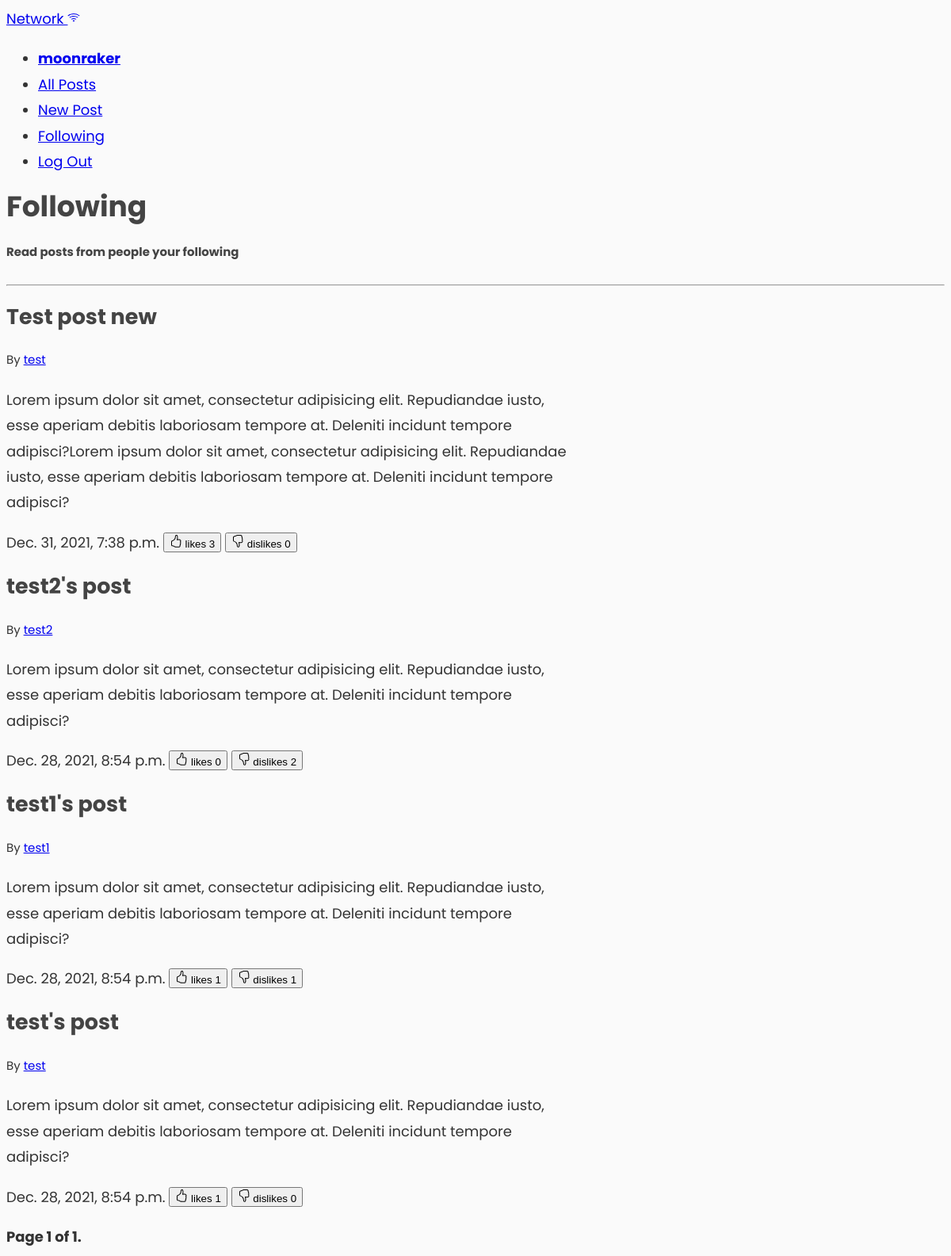
Page /following (signed in) on the committed database.
### network/models.py (models this page shows, shortened)
class User(AbstractUser):
    __tablename__ = "user"

class Posts(models.Model):
    __tablename__ = "posts"
    user_id = models.ForeignKey(User, on_delete=models.CASCADE, related_name="posts")
    title = models.CharField(max_length=255)
    content = models.TextField()
    created_at = models.DateTimeField(auto_now_add=True)
    updated_at = models.DateTimeField(auto_now=True)
    slug = models.CharField(max_length=255)
    class Meta:
        verbose_name_plural = "Posts"
        ordering = ["-created_at"]

### network/views.py (the view)
# urls.py: path("following", views.following, name="following"),
def following(request):
    obj = Followers.objects.filter(following_user_id=request.user.id).all()
    following_id = []
    for item in obj:
        following_id.append(item.user_id.id)
    user = request.user
    post_obj = Posts.objects.filter(user_id__in=following_id)
    paginator = Paginator(post_obj, 4)
    page_number = request.GET.get("page")
    page_obj = paginator.get_page(page_number)
    context = {
        "user": request.user,
        "page_obj": page_obj,
        "post_obj": post_obj,
    }
    return render(request, "network/following.html", context=context)

### network/templatetags/get_dislikes.py (called while the page is built)
@register.filter
def get_dislikes(post):
    return Dislikes.objects.filter(post_id=post.id).count()

### network/templatetags/get_likes.py (called while the page is built)
@register.filter
def get_likes(post):
    return Likes.objects.filter(post_id=post.id).count()

### network/views.py (called while the page is built)
def posts(request):
    return {"posts": Posts.objects.all().order_by("-created_at")}

### network/templates/network/following.html (shortened to what this page needs)
{% extends "network/layout.html" %}
{% load static %}
{% load get_likes %}
{% load get_dislikes %}
{% block body %}
<div class="container vstack">
    <h1 class="display-6 my-3 mx-auto">Following</h1>
    <h5 class="text-muted text-center">Read posts from people your following</h5>
    <hr />
    {% for post in page_obj %}
    <div class="card  post mt-3 p-3 bg-light border mx-auto shadow">
        <h2 class="card-title card-header text-center">{{ post.title }}</h2>
        <small>
            <p class="text-muted  text-center">
                By <a href="profile/{{ post.user_id.username }}" class="link-secondary"> {{ post.user_id.username }}</a>
            </p>
        </small>
        <div class="card-body mb-2">
            <p class="card-text mb-2">{{ post.content }}</p>
            <p class="card-text text-muted small text-center">
                <span>
                    {{ post.created_at }}
                    <button class="btn btn-outline-secondary btn-sm ms-auto like" data-postid="{{ post.id }}"
                        data-likeId="{{ post.id }}">
                        likes {{ post|get_likes }}
                    </button>
                    <button class="btn btn-outline-secondary btn-sm ms-auto dislike" data-postid="{{ post.id }}"
                        data-dislikeId="{{ post.id }}">
                        dislikes {{ post|get_dislikes }}
                    </button>
                </span>
            </p>
        </div>
    </div>
    {% endfor %}
</div>
<div class="row">
    <div class="col-12 text-center bold-text">
        <span class="step-links"><strong>
                <span class="current">
                    Page {{ page_obj.number }} of {{ page_obj.paginator.num_pages }}.
                </span>
            </strong></span>
    </div>
</div>
{% endblock body %}

### network/templates/network/layout.html (shortened to what this page needs)
{% load static %}
<!DOCTYPE html>
<html lang="en">
    <head>
        <link href="https://cdn.jsdelivr.net/npm/bootstrap@5.1.3/dist/css/bootstrap.min.css" rel="stylesheet"integrity="sha384-1BmE4kWBq78iYhFldvKuhfTAU6auU8tT94WrHftjDbrCEXSU1oBoqyl2QvZ6jIW3">
        <link href="{% static 'styles.css' %}" rel="stylesheet">
    </head>
    <body class="bg-light bg-gradient bg-opacity-10">
        <nav class="navbar navbar-expand-lg navbar-dark bg-secondary bg-gradient">
            <a class="navbar-brand fs-2" href="#">Network
            </a>
            <div>
              <ul class="navbar-nav mr-auto nav-pills">
                {% if user.is_authenticated %}
                    <li class="nav-item">
                        <a class="nav-link" href="#"><strong>{{ user.username }}</strong></a>
                    </li>
                {% endif %}
                <li class="nav-item">
                  <a class="nav-link" href="{% url 'index' %}">All Posts</a>
                </li>
                {% if user.is_authenticated %}
                    <li class="nav-item">
                        <a class="nav-link" href="{% url 'new_post' %}">New Post</a>
                    </li>
                    <li class="nav-item">
                        <a class="nav-link" href="{% url 'following' %}">Following</a>
                    </li>
                    <li class="nav-item">
                        <a class="nav-link" href="{% url 'logout' %}">Log Out</a>
                    </li>
                {% endif %}
              </ul>
            </div>
          </nav>
            {% block body %}
            {% endblock body %}
    </body>
</html>

### network/static/styles.css (style rules this page uses)
body { background: #fafafa; color: #333333; line-height: 1.8em; font-family: 'Poppins', sans-serif; font-size: 18px; }
h1, h2, h3, h4, h5, h6 { color: #444444; }
.post { min-height: 30vh; max-width: 60vw; }

### rows in the picture
User: username "moonraker"
Posts: title "Test post new", user_id.username "test", content "Lorem ipsum dolor sit amet, consectetur adipisicing elit. Repudiandae iusto, esse aperiam debitis laboriosam tempore at. Deleniti incidunt tempore adipisci?Lorem ipsum dolor sit amet, consectetur adipisicing elit. Repudiandae iusto, esse aperiam debitis laboriosam tempore at. Deleniti incidunt tempore adipisci?", created_at "Dec. 31, 2021, 7:38 p.m.", id "3", id "0"
Posts: title "test2's post", user_id.username "test2", content "Lorem ipsum dolor sit amet, consectetur adipisicing elit. Repudiandae iusto, esse aperiam debitis laboriosam tempore at. Deleniti incidunt tempore adipisci?", created_at "Dec. 28, 2021, 8:54 p.m.", id "0", id "2"
Posts: title "test1's post", user_id.username "test1", content "Lorem ipsum dolor sit amet, consectetur adipisicing elit. Repudiandae iusto, esse aperiam debitis laboriosam tempore at. Deleniti incidunt tempore adipisci?", created_at "Dec. 28, 2021, 8:54 p.m.", id "1"
Posts: title "test's post", user_id.username "test", content "Lorem ipsum dolor sit amet, consectetur adipisicing elit. Repudiandae iusto, esse aperiam debitis laboriosam tempore at. Deleniti incidunt tempore adipisci?", created_at "Dec. 28, 2021, 8:54 p.m.", id "1", id "0"

### other values in the picture
{{ page_obj.number }} "1"
{{ page_obj.paginator.num_pages }} "1"
